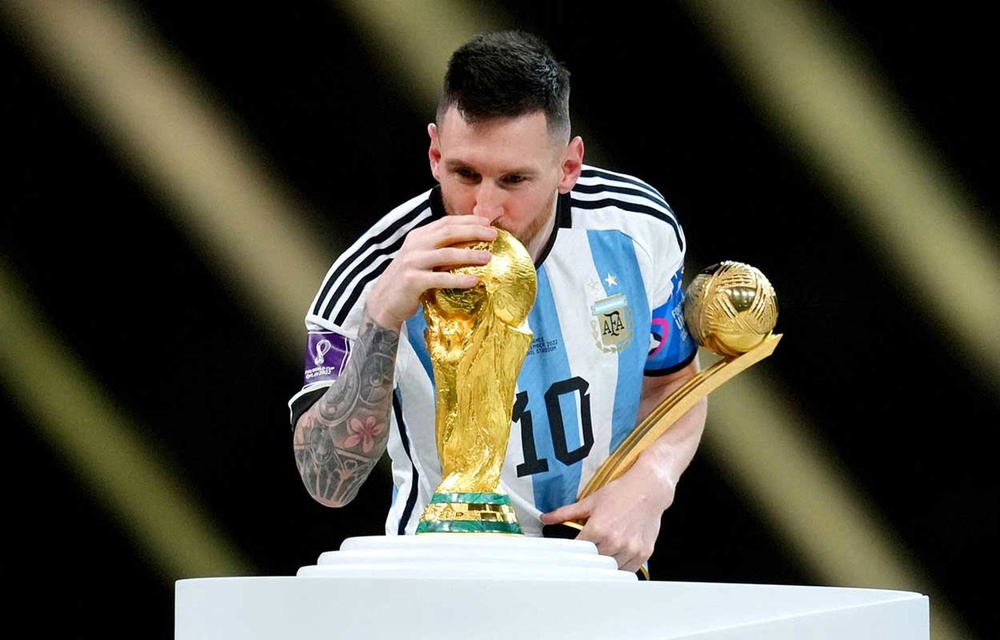
#> input picture sem5_labs/fcv/lab1/messi-world-cup.jpg, 1000 x 640 px, shrunk from 1600 x 1024 before the run, found by its file name; the run also reads 1 picture not shown here
$ python q2.py
#> lines starting #> are read from the running program, lines starting #| are printed output that depends on the picture
import cv2
import numpy as np
def compute_cdf(hist):
    cdf = hist.cumsum()
    cdf_normalized = cdf * (255 / cdf[-1])
    return cdf_normalized
src_img = cv2.imread('/home/Student/Desktop/220962049_aiml_a1/venv/lab1/messi-world-cup.jpg', cv2.IMREAD_GRAYSCALE)
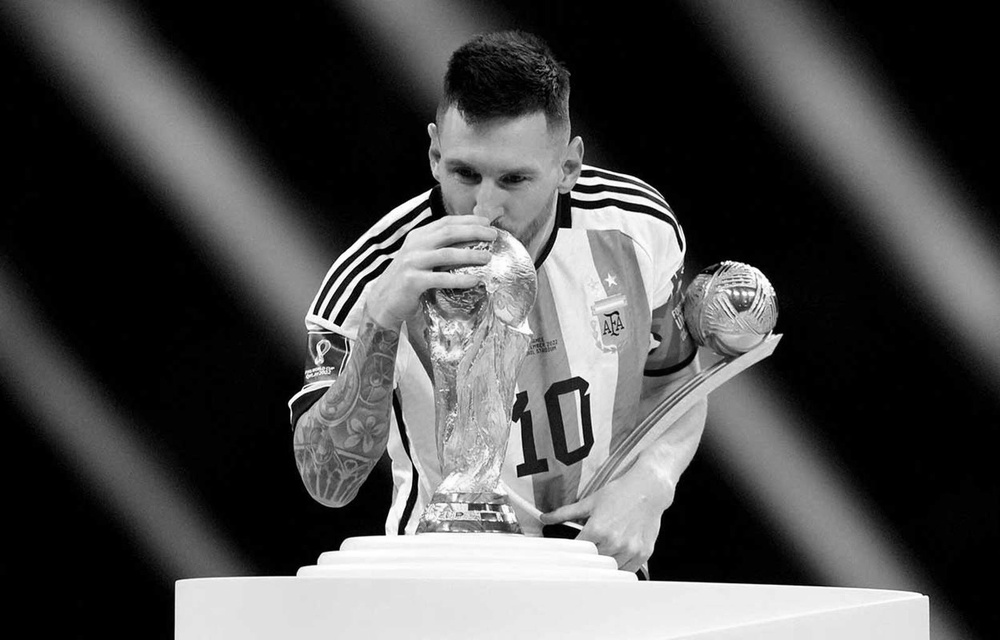
#> src_img: shape (640, 1000); min 0, max 255, mean 77.1
ref_img = cv2.imread('/home/Student/Desktop/220962049_aiml_a1/venv/lab2/test.png', cv2.IMREAD_GRAYSCALE)
src_hist = cv2.calcHist([src_img], [0], None, [256], [0, 256]).flatten()
#> src_hist = 256 values, max 174025 at index 0, min 537 at index 255, mean 2500
ref_hist = cv2.calcHist([ref_img], [0], None, [256], [0, 256]).flatten()
#> ref_hist = 256 values, max 175947 at index 0, min 622 at index 254, mean 2500
src_cdf = compute_cdf(src_hist)
#> in compute_cdf, `cdf = hist.cumsum()`: cdf = 256 values from 174025 to 640000
#> in compute_cdf, `cdf_normalized = cdf * (255 / cdf[-1])`: cdf_normalized = 256 values from 69.34 to 255
#> src_cdf = 256 values from 69.34 to 255
ref_cdf = compute_cdf(ref_hist)
#> ref_cdf = 256 values from 70.1 to 255
lookup_table = np.zeros(256, dtype=np.uint8)
src_idx, ref_idx = 0, 0
while src_idx < 256 and ref_idx < 256:
    if src_cdf[src_idx] <= ref_cdf[ref_idx]:
        lookup_table[src_idx] = ref_idx
        src_idx += 1
    else:
        ref_idx += 1
#> after the loop, lookup_table = 256 values from 0 to 255; ref_idx = 255; src_idx = 256
spec_img = cv2.LUT(src_img, lookup_table)
res = np.hstack((src_img, spec_img))
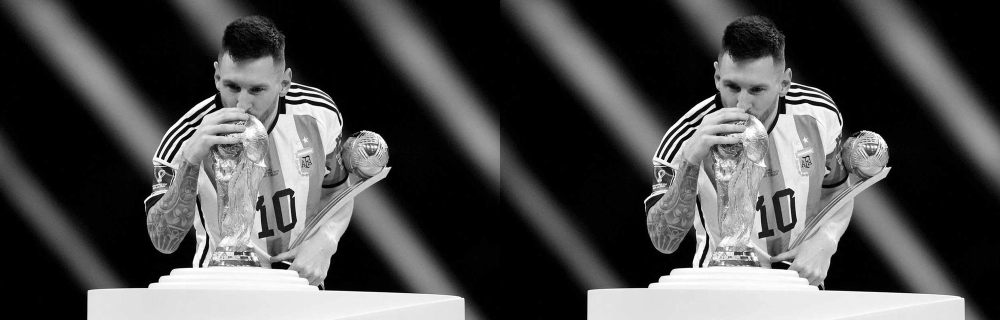
#> res: shape (640, 2000) (shown at 1/2 size); min 0, max 255, mean 77.2
cv2.imshow('Histogram Specification', res)
cv2.waitKey(0)
cv2.destroyAllWindows()
